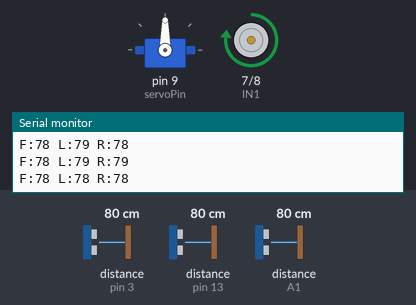
The sketch below on a simulated Arduino Uno, built with avr-gcc and run on an emulated ATmega328P. Shown: servo, motor-driver pin pairs drawn as motors (green arrow = first pin HIGH = forward, orange = second pin HIGH = backward, longer = more drive, scaled by the enable pin), the last lines printed to the serial monitor. Wiring (inferred from the names in the program): 3 × ultrasonic range finder: trigger pin 2, echo pin 3 / trigger pin 12, echo pin 13 / trigger A0, echo A1. Inputs (shaded band) come from the test bench; at power-on: distance to the obstacle (sensors on pin 3, pin 13, A1) 80 cm. The echo pulse lasts 58.3 µs per cm.

Above: at 1.2 s.
1.3 s: distance to the obstacle (sensor on pin 3) set to 71 cm
4.3 s: distance to the obstacle (sensor on pin 3) set to 62 cm
At 5.1 s:
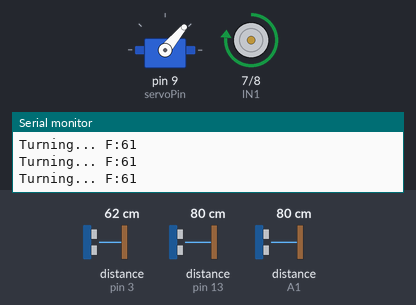
7.3 s: distance to the obstacle (sensor on pin 13) set to 84 cm
At 9.7 s:
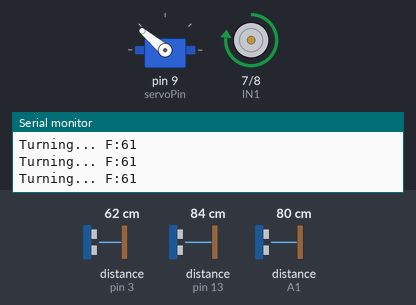
10.2 s: distance to the obstacle (sensor on pin 3) set to 33 cm
12.4 s: distance to the obstacle (sensor on pin 3) set to 29 cm
At 13.8 s:
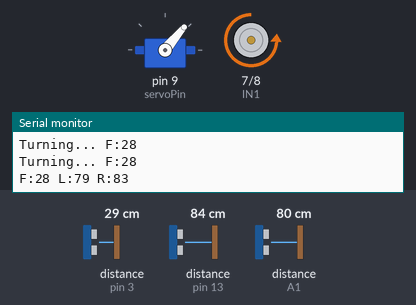
15.4 s: distance to the obstacle (sensor on A1) set to 120 cm
At 16.6 s:
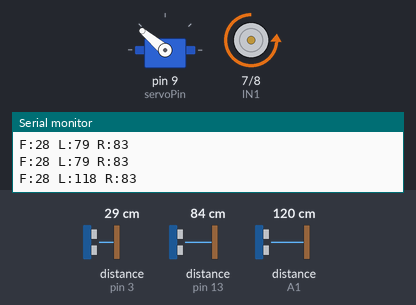
Timing chart, 0 to 19.4 s (numbered marks = the images above; inputs shaded):
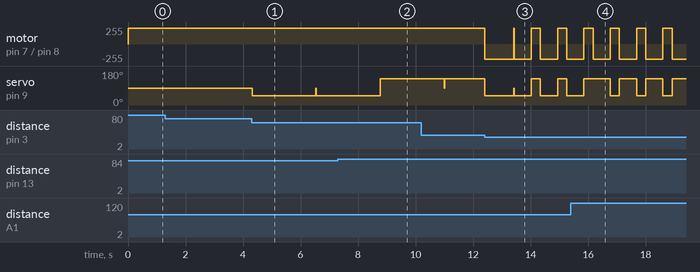

Measured:
- the behaviour switches between 66 and 65 cm on distance to the obstacle (sensor on pin 3) (found by bisection; images 0 and 1)
- the behaviour switches between 81 and 82 cm on distance to the obstacle (sensor on pin 13) (found by bisection; images 1 and 2)
- the behaviour switches between 31 and 30 cm on distance to the obstacle (sensor on pin 3) (found by bisection; images 2 and 3)
- after the input at 4.3 s, servo on pin 9 (servoPin): 90° → 50° at once
- after the input at 12.4 s, motor on pin 7 (IN1) / pin 8 (IN2): goes backward 230/255 1.6 s, forward 240/255 0.31 s, backward 230/255 0.60 s, forward 240/255 0.31 s, then backward 230/255, starting at once

The sketch:

robot.ino
```cpp
#include <Servo.h>

// ---------- Servo ----------
Servo steering;
#define servoPin 9

int straight = 90;
int rightTurn = 140;  // اتجاه اليمين
int leftTurn = 50;    // اتجاه اليسار

// ---------- Distances Config ----------
int frontDistanceTrigger = 90;  // مسافة كشف المنعطف
int emergencyDistance = 30;     // مسافة الخطر للرجوع للخلف
int clearDistance = 65;         // المسافة التي يعتبر عندها اللفة انتهت

// ---------- Ultrasonic ----------
#define trigFront 2
#define echoFront 3

#define trigLeft A0
#define echoLeft A1

#define trigRight 12
#define echoRight 13

// ---------- Motor L298N ----------
#define ENA 5
#define IN1 7
#define IN2 8

// اعدادات السرعة
int motorSpeed = 160;    // سرعة السير المستقيم
int turnSpeed = 240;     // سرعة عالية جداً عند الالتفاف
int backwardSpeed = 230; // سرعة الرجوع للخلف

// ---------- المتغيرات المساعدة ----------
bool turning = false;
const unsigned long turnTimeout = 2200; // زمن الأمان للفة

// --------------------------------
void setup() {

  Serial.begin(9600);

  steering.attach(servoPin);
  steering.write(straight);

  pinMode(trigFront, OUTPUT);
  pinMode(echoFront, INPUT);

  pinMode(trigLeft, OUTPUT);
  pinMode(echoLeft, INPUT);

  pinMode(trigRight, OUTPUT);
  pinMode(echoRight, INPUT);

  pinMode(ENA, OUTPUT);
  pinMode(IN1, OUTPUT);
  pinMode(IN2, OUTPUT);

}

// --------------------------------
void loop() {

  // قراءة المسافات من الحساسات
  int front = distance(trigFront, echoFront);
  int left = distance(trigLeft, echoLeft);
  int right = distance(trigRight, echoRight);

  // طباعة القيم
  Serial.print("F:");
  Serial.print(front);
  Serial.print(" L:");
  Serial.print(left);
  Serial.print(" R:");
  Serial.println(right);

  // ---------- 1. حركة المكان الضيق (الرجوع مع كسر العجلات مثل السيارة الحقيقية) ----------
  if(front < emergencyDistance && turning == false)
  {
    turning = true;

    // تحديد الاتجاه المفتوح
    bool goRight = (right > left);

    // محاكاة حركة السائق الحقيقي:
    // نكسر العجلات بالاتجاه المعاكس ونرجع للخلف عشان يبعد وجه السيارة عن الحايط
    steering.write(goRight ? leftTurn : rightTurn);
    backward(backwardSpeed);
    delay(600); // يرجع وهو لافف العجلات

    // نكسر العجلات فوراً باتجاه المنعطف المفتوح ونطلع للأمام
    steering.write(goRight ? rightTurn : leftTurn);
    forward(turnSpeed);
    delay(300);

    turning = false;
  }

  // ---------- 2. حالة المنعطف العادي (Adaptive) ----------
  else if(front < frontDistanceTrigger && turning == false)
  {
    turning = true;

    // توجيه السيرفو فوراً للجهة المفتوحة
    bool goRight = (right > left);
    steering.write(goRight ? rightTurn : leftTurn);

    forward(turnSpeed);

    unsigned long startTime = millis();
    int f = front;

    while(f < clearDistance && (millis() - startTime) < turnTimeout)
    {
      f = distance(trigFront, echoFront);

      // إذا قرب كثير وهو يلف: يرجع مع كسر عكسي ويكمل للأمام
      if(f < emergencyDistance)
      {
        steering.write(goRight ? leftTurn : rightTurn);
        backward(backwardSpeed);
        delay(250);

        steering.write(goRight ? rightTurn : leftTurn);
        forward(turnSpeed);
      }

      Serial.print("Turning... F:");
      Serial.println(f);
    }

    steering.write(straight);
    turning = false;
  }

  // ---------- 3. حالة السير المستقيم وتصحيح المسار ----------
  else if(!turning)
  {
    if(right < 8)
    {
      steering.write(leftTurn); // الابتعاد عن الجدار الأيمن
    }
    else if(left < 8)
    {
      steering.write(rightTurn); // الابتعاد عن الجدار الأيسر
    }
    else
    {
      steering.write(straight);
    }

    forward(motorSpeed);
  }

}

// ---------- Distance Calculation ----------
int distance(int trig, int echo)
{
  digitalWrite(trig, LOW);
  delayMicroseconds(2);

  digitalWrite(trig, HIGH);
  delayMicroseconds(10);

  digitalWrite(trig, LOW);

  long time = pulseIn(echo, HIGH, 12000);

  if(time == 0)
    return 200;

  return time * 0.034 / 2;
}

// ---------- Motor Forward ----------
void forward(int speedValue)
{
  analogWrite(ENA, speedValue);
  digitalWrite(IN1, HIGH);
  digitalWrite(IN2, LOW);
}

void forward()
{
  forward(motorSpeed);
}

// ---------- Motor Backward ----------
void backward(int speedValue)
{
  analogWrite(ENA, speedValue);
  digitalWrite(IN1, LOW);
  digitalWrite(IN2, HIGH);
}

void backward()
{
  backward(motorSpeed);
}
```
